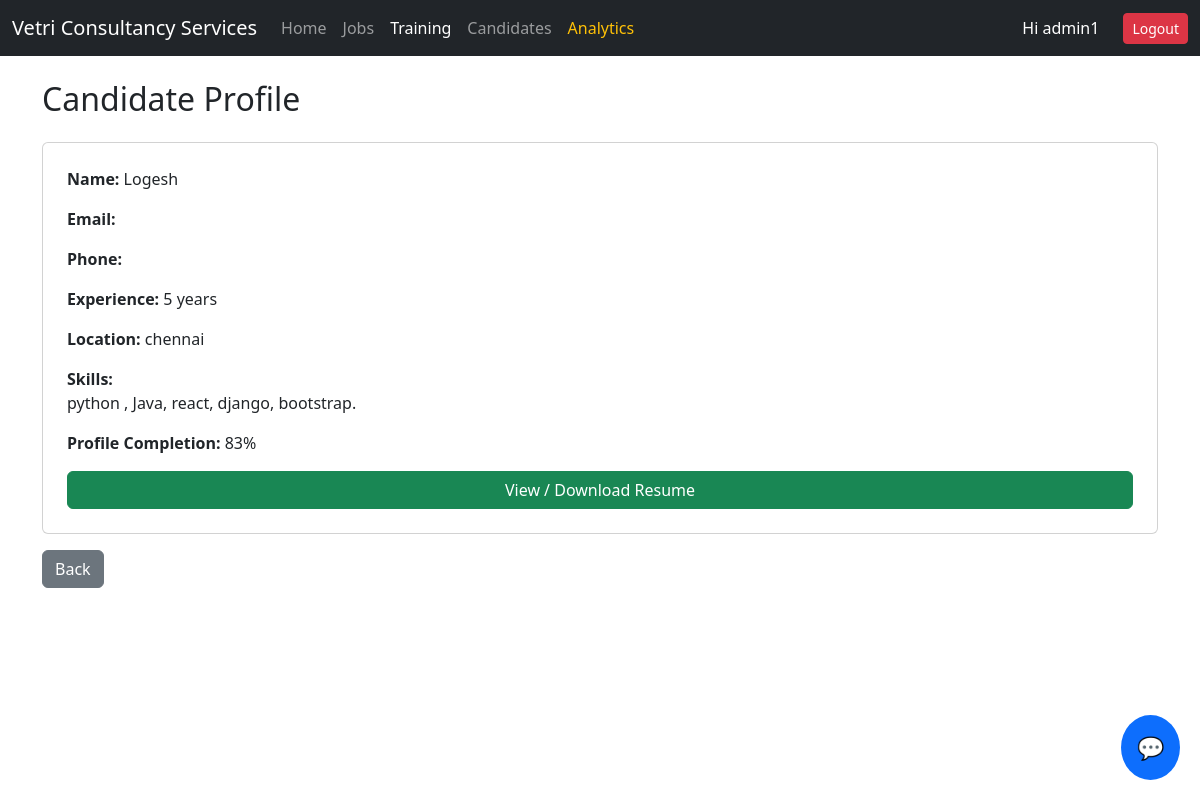
Screenshot of /dashboard/admin/candidate/3/ (signed in) with the database file from the repository.
### profiles/models.py (models this page shows, shortened)
class Profile(models.Model):
    user = models.OneToOneField(User, on_delete=models.CASCADE)
    full_name = models.CharField(max_length=100, blank=True)
    experience = models.PositiveIntegerField(null=True, blank=True)
    location = models.CharField(max_length=100, blank=True)
    skills = models.TextField(blank=True)
    resume = models.FileField(upload_to="resumes/", blank=True, null=True)
    summary = models.TextField(
        blank=True,
        help_text="Short professional summary"
    )
    def completion_percentage(self):
        fields = [
            self.full_name,
            self.experience,
            self.location,
            self.skills,
            self.resume,
            self.summary,
        ]
        filled = sum(1 for f in fields if f)
        return int((filled / len(fields)) * 100)

### dashboard/views.py (the view)
# urls.py: path("admin/candidate/<int:user_id>/", views.admin_candidate_detail, name="admin_candidate_detail"),
@login_required
def admin_candidate_detail(request, user_id):
    if not request.user.is_staff:
        return redirect("/")
    profile = get_object_or_404(Profile, user__id=user_id)
    return render(request, "dashboard/admin_candidate_detail.html", {
        "profile": profile
    })

### dashboard/templates/dashboard/admin_candidate_detail.html (shortened to what this page needs)
{% extends "base.html" %}
{% block content %}
<h2 class="mb-4">Candidate Profile</h2>
<div class="card p-4 mb-3">
  <p><strong>Name:</strong> {{ profile.full_name }}</p>
  <p><strong>Email:</strong> {{ profile.user.email }}</p>
  <p><strong>Phone:</strong> {{ profile.phone }}</p>
  <p><strong>Experience:</strong> {{ profile.experience }} years</p>
  <p><strong>Location:</strong> {{ profile.location }}</p>
  <p><strong>Skills:</strong><br>{{ profile.skills }}</p>
  <p>
    <strong>Profile Completion:</strong>
    {{ profile.completion_percentage }}%
  </p>
  {% if profile.resume %}
    <a href="{{ profile.resume.url }}" target="_blank"
       class="btn btn-success">
      View / Download Resume
    </a>
  {% else %}
    <span class="text-muted">No resume uploaded</span>
  {% endif %}
</div>
<a href="{% url 'dashboard:admin_candidates' %}" class="btn btn-secondary">
  Back
</a>
{% endblock %}

### templates/base.html (shortened to what this page needs)
<!DOCTYPE html>
<html>
<head>
    {% load static %}
    <link href="https://cdn.jsdelivr.net/npm/bootstrap@5.3.2/dist/css/bootstrap.min.css" rel="stylesheet">
    <link rel="stylesheet" href="{% static 'chatbot/chat.css' %}">
</head>
<body>
{% load socialaccount %}
<nav class="navbar navbar-expand-lg navbar-dark bg-dark">
  <div class="container-fluid">
    <a class="navbar-brand" href="{% url 'jobs:list' %}">
      Vetri Consultancy Services
    </a>
    <div class="collapse navbar-collapse" id="navbarNav">
      <ul class="navbar-nav me-auto">
        <li class="nav-item">
          <a class="nav-link" href="{% url 'jobs:list' %}">Home</a>
        </li>
        <li class="nav-item">
          <a class="nav-link" href="{% url 'jobs:list' %}">Jobs</a>
        </li>
        <a href="{% url 'training:home' %}" class="nav-link text-white">Training</a>
        {% if user.is_authenticated and user.is_staff %}
          <li class="nav-item">
            <a class="nav-link" href="{% url 'dashboard:admin_candidates' %}">
              Candidates
            </a>
          </li>
          <li class="nav-item">
            <a class="nav-link text-warning"
               href="{% url 'dashboard:admin_analytics' %}">
              Analytics
            </a>
          </li>
        {% endif %}
      </ul>
      <ul class="navbar-nav ms-auto align-items-center">
        {% if user.is_authenticated %}
          {% if user.is_staff %}
            <li class="nav-item text-white me-3">
              Hi {{ user.username }}
            </li>
          {% endif %}
          <li class="nav-item ms-2">
            <form method="post" action="{% url 'logout' %}">
              <button type="submit" class="btn btn-danger btn-sm">
                Logout
              </button>
            </form>
          </li>
        {% endif %}
      </ul>
    </div>
  </div>
</nav>
<div class="container mt-4">
    {% block content %}{% endblock %}
</div>
{% include "chatbot/chat_widget.html" %}
</body>
</html>

### rows the page displays
Profile: full_name "Logesh", experience "5", location "chennai", skills "python , Java, react, django, bootstrap.", completion_percentage "83"

### other values shown
{{ user.username }} "admin1"
